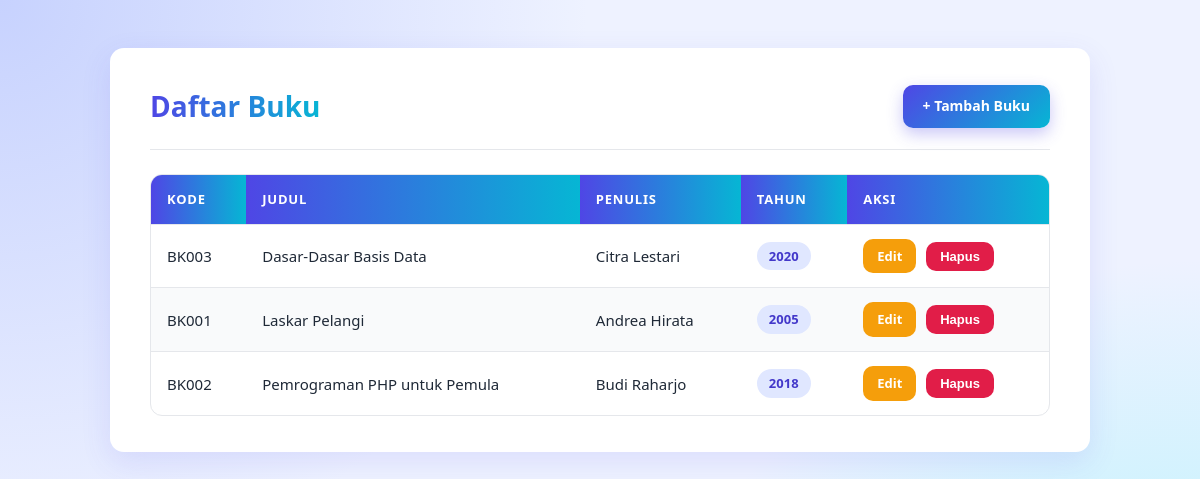
The page / on the database its author committed.
### tables this page shows
CREATE TABLE `buku` (
  `id` int(11) NOT NULL,
  `kode_buku` varchar(20) NOT NULL,
  `judul` varchar(150) NOT NULL,
  `penulis` varchar(100) NOT NULL,
  `tahun_terbit` year(4) NOT NULL,
  `created_at` timestamp NOT NULL DEFAULT current_timestamp()
);

### app/controllers/BukuController.php (called while the page is built, shortened)
<?php
class BukuController
{
    public function index(): void
    {
        $buku = $this->model->getAll();
        require __DIR__ . '/../views/buku/index.php';
    }
}
?>

### app/models/Buku.php (called while the page is built, shortened)
<?php
class Buku
{
    public function getAll(): array
    {
        $stmt = $this->db->query(
            'SELECT id, kode_buku, judul, penulis, tahun_terbit
             FROM buku ORDER BY judul'
        );
        return $stmt->fetchAll();
    }
}
?>

### app/views/buku/index.php (the view, shortened to what this page needs)
<!DOCTYPE html>
<html lang="id">
<head>
    <link rel="stylesheet" href="css/style.css">
</head>
<body>
    <div class="container">
        <div class="toolbar">
            <h2>Daftar Buku</h2>
            <a href="index.php?page=buku&action=create" class="btn btn-primary">+ Tambah Buku</a>
        </div>
        <div class="table-wrapper">
            <table>
                <thead>
                    <tr>
                        <th>Kode</th>
                        <th>Judul</th>
                        <th>Penulis</th>
                        <th>Tahun</th>
                        <th>Aksi</th>
                    </tr>
                </thead>
                <tbody>
                    <?php foreach ($buku as $b): ?>
                    <tr>
                        <td><?= htmlspecialchars($b['kode_buku']) ?></td>
                        <td><?= htmlspecialchars($b['judul']) ?></td>
                        <td><?= htmlspecialchars($b['penulis']) ?></td>
                        <td><span class="badge"><?= (int) $b['tahun_terbit'] ?></span></td>
                        <td>
                            <a href="index.php?page=buku&action=edit&id=<?= (int) $b['id'] ?>" class="btn-edit">Edit</a>
                            <form method="post" action="index.php?page=buku&action=delete" onsubmit="return confirm('Hapus data ini?')">
                                <button type="submit" class="btn btn-danger">Hapus</button>
                            </form>
                        </td>
                    </tr>
                    <?php endforeach; ?>
                </tbody>
            </table>
        </div>
    </div>
</body>
</html>

### public/css/style.css (style rules this page uses)
:root { --primary: #4f46e5; --primary-dark: #4338ca; --accent: #06b6d4; --success-bg: #dcfce7; --success-text: #166534; --danger: #e11d48; --danger-dark: #be123c; --warning: #f59e0b; --warning-dark: #d97706; --text: #1f2937; --muted: #6b7280; --border: #e5e7eb; --surface: #ffffff; --bg: #eef2ff; --radius: 14px; --shadow: 0 10px 30px rgba(79, 70, 229, 0.12); }
* { box-sizing: border-box; }
body { font-family: "Segoe UI", system-ui, -apple-system, sans-serif; margin: 0; padding: 0; min-height: 100vh; color: var(--text); background: radial-gradient(circle at top left, #c7d2fe 0%, transparent 40%), radial-gradient(circle at bottom right, #a5f3fc 0%, transparent 40%), var(--bg); line-height: 1.6; }
.container { max-width: 980px; margin: 48px auto; background: var(--surface); padding: 36px 40px; border-radius: var(--radius); box-shadow: var(--shadow); animation: fadeIn 0.4s ease-out; }
.toolbar { display: flex; justify-content: space-between; align-items: center; flex-wrap: wrap; gap: 16px; padding-bottom: 20px; margin-bottom: 24px; border-bottom: 1px solid var(--border); }
h2 { margin: 0; font-size: 28px; font-weight: 700; background: linear-gradient(90deg, var(--primary), var(--accent)); -webkit-background-clip: text; background-clip: text; -webkit-text-fill-color: transparent; }
.btn { display: inline-flex; align-items: center; gap: 6px; padding: 10px 20px; font-size: 14px; font-weight: 600; text-decoration: none; border: none; border-radius: 10px; cursor: pointer; transition: transform 0.15s ease, box-shadow 0.2s ease, background-color 0.2s ease; }
.btn-primary { background: linear-gradient(135deg, var(--primary), var(--accent)); color: #ffffff; box-shadow: 0 6px 16px rgba(79, 70, 229, 0.3); }
.btn-danger { background-color: var(--danger); color: #ffffff; padding: 7px 14px; font-size: 13px; }
.btn-edit { display: inline-block; background-color: var(--warning); color: #ffffff; padding: 7px 14px; font-size: 13px; font-weight: 600; text-decoration: none; border-radius: 10px; margin-right: 6px; transition: background-color 0.2s, transform 0.15s; }
.table-wrapper { overflow-x: auto; border-radius: 12px; border: 1px solid var(--border); }
table { width: 100%; border-collapse: collapse; font-size: 15px; }
th, td { padding: 14px 16px; text-align: left; border-bottom: 1px solid var(--border); }
th { background: linear-gradient(90deg, var(--primary), var(--accent)); color: #ffffff; font-weight: 600; font-size: 13px; text-transform: uppercase; letter-spacing: 0.06em; }
tbody tr { transition: background-color 0.2s; }
tbody tr:nth-child(even) { background-color: #f9fafb; }
tbody tr:last-child td { border-bottom: none; }
td:last-child { white-space: nowrap; }
td form { display: inline; }
.badge { display: inline-block; padding: 4px 12px; border-radius: 999px; background-color: #e0e7ff; color: var(--primary-dark); font-size: 13px; font-weight: 600; }

### rows shown on the page
buku: kode_buku "BK003", judul "Dasar-Dasar Basis Data", penulis "Citra Lestari", tahun_terbit "2020"
buku: kode_buku "BK001", judul "Laskar Pelangi", penulis "Andrea Hirata", tahun_terbit "2005"
buku: kode_buku "BK002", judul "Pemrograman PHP untuk Pemula", penulis "Budi Raharjo", tahun_terbit "2018"
